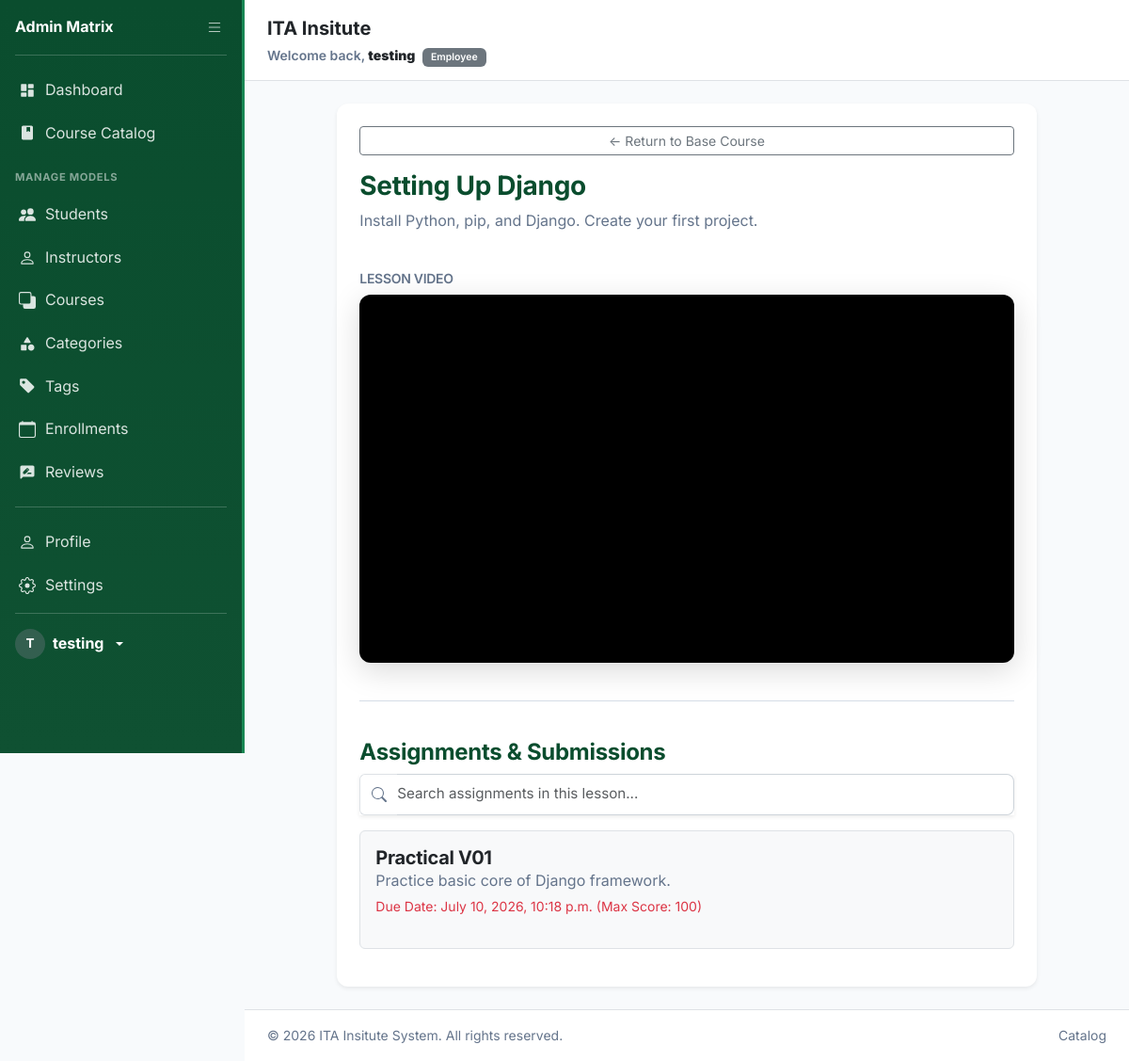
/lessons/3/ (signed in), run on the app's committed database.
### Learning_System/models.py (models this page shows, shortened)
class User(AbstractUser):
    ROLE_CHOICES = (
        ('student', 'Student'),
        ('instructor', 'Instructor'),
        ('employee', 'Employee'),
    )
    role = models.CharField(max_length=15, choices=ROLE_CHOICES, default='student')

class Lesson(models.Model):
    course = models.ForeignKey(Course, on_delete=models.CASCADE, related_name='lessons')
    title = models.CharField(max_length=200)
    description = models.TextField(blank=True)
    video_url = models.URLField(blank=True, help_text="External video streaming link")
    video_file = models.FileField(upload_to='videos/', blank=True, null=True)
    document = models.FileField(upload_to='documents/', blank=True, null=True, help_text="PDF or reading material")
    order = models.PositiveIntegerField(default=0)
    class Meta:
        ordering = ['order']
    @property
    def youtube_video_id(self) -> str:
        if not self.video_url:
            return ""
        url = self.video_url.strip()
        patterns = [
            r'(?:youtube\.com/watch\?v=|youtu\.be/|youtube\.com/embed/|youtube\.com/shorts/)([a-zA-Z0-9_\-]{11})',
            r'youtube\.com/.*[?&]v=([a-zA-Z0-9_\-]{11})',
        ]
        for pattern in patterns:
            match = re.search(pattern, url)
            if match:
                return match.group(1)
        if re.match(r'^[a-zA-Z0-9_\-]{11}$', url):
            return url
        return ""

class Assignment(models.Model):
    lesson = models.ForeignKey(Lesson, on_delete=models.CASCADE, related_name='assignments')
    title = models.CharField(max_length=200)
    description = models.TextField()
    due_date = models.DateTimeField()
    max_score = models.PositiveIntegerField(default=100)
    instructor_file = models.FileField(upload_to='assignment_files/', blank=True, null=True, help_text="Optional: Upload answer key, reference materials, or instructions")

### Learning_System/views.py (the view, shortened to what this page needs)
# urls.py: path('lessons/<int:pk>/', views.LessonDetailView.as_view(), name='lesson_detail'),
class LessonDetailView(LoginRequiredMixin, DetailView):
    model = Lesson
    template_name = 'lesson_detail.html'
    context_object_name = 'lesson'
    def get(self, request, *args, **kwargs):
        self.object = self.get_object()
        course = self.object.course
        if request.user.role == 'student':
            student, _ = Student.objects.get_or_create(user=request.user)
            enrollment = Enrollment.objects.filter(student=student, course=course).first()
            if not enrollment or not enrollment.is_paid:
                return redirect('no_access', course_id=course.id)
        elif request.user.role == 'instructor':
            if course.instructor.user != request.user:
                return redirect('no_access', course_id=course.id)
        context = self.get_context_data(object=self.object)
        return self.render_to_response(context)
    def get_context_data(self, **kwargs):
        context = super().get_context_data(**kwargs)
        course = self.object.course
        assignments = self.object.assignments.all()
        context['assignments'] = assignments
        return context

### templates/lesson_detail.html (shortened to what this page needs)
{% extends 'base.html' %}
{% load video_filters %}
{% block content %}
<div class="row justify-content-center">
    <div class="col-md-10 card border-0 shadow-sm p-4">
        <a href="{% url 'course_detail' lesson.course.id %}" class="btn btn-sm btn-outline-secondary mb-3">&larr; Return
            to Base Course</a>
        <h3>{{ lesson.title }}</h3>
        <p class="text-muted">{{ lesson.description }}</p>
        {% if lesson.video_url %}
        <div class="my-4">
            <h6 class="fw-semibold text-muted small text-uppercase mb-2"> Lesson Video</h6>
            {% if lesson.youtube_video_id %}
                <div class="video-wrapper ratio ratio-16x9">
                    <iframe src="https://www.youtube.com/embed/{{ lesson.youtube_video_id }}"
                            title="{{ lesson.title }}"
                            frameborder="0"
                            allow="accelerometer; autoplay; clipboard-write; encrypted-media; gyroscope; picture-in-picture; web-share"
                            allowfullscreen>
                    </iframe>
                </div>
            {% elif "<iframe" in lesson.video_url or "<embed" in lesson.video_url %}
                <div class="video-wrapper ratio ratio-16x9">
                    {{ lesson.video_url|safe }}
                </div>
            {% else %}
                <div class="video-wrapper ratio ratio-16x9">
                    <iframe src="{{ lesson.video_url }}" allowfullscreen frameborder="0"></iframe>
                </div>
            {% endif %}
        </div>
        {% endif %}
        <hr>
        <h4 class="mt-4">Assignments & Submissions
        </h4>
        <div class="input-group mb-3 shadow-sm">
            <span class="input-group-text bg-white border-end-0 text-muted">
            </span>
            <input type="text" id="assignmentSearchInput" class="form-control border-start-0 ps-0" placeholder="Search assignments in this lesson...">
        </div>
        {% for assignment in assignments %}
        <div class="p-3 bg-light border rounded mb-3 assignment-list-item" data-assignment-title="{{ assignment.title }}" data-assignment-desc="{{ assignment.description }}">
            <div class="d-flex justify-content-between align-items-start">
              <div>
                <h5 class="mb-0">
                  <a href="{% url 'assignment_detail' assignment.id %}" class="text-decoration-none text-dark">{{ assignment.title }}</a>
                </h5>
                <p class="mb-1 text-muted">{{ assignment.description }}</p>
              </div>
            </div>
            <small class="text-danger d-block mb-3">Due Date: {{ assignment.due_date }} (Max Score: {{ assignment.max_score }})</small>
        </div>
        {% empty %}
        <p class="text-muted">No assignments for this lesson.</p>
        {% endfor %}
    </div>
</div>
{% endblock %}

### templates/base.html (shortened to what this page needs)
{% load static %}
<!DOCTYPE html>
<html lang="en" data-theme="">
<head>
    <link href="https://cdn.jsdelivr.net/npm/bootstrap@5.3.0/dist/css/bootstrap.min.css" rel="stylesheet">
    <link rel="stylesheet" href="{% static 'css/style.css' %}">
</head>
<body>
    <div class="sidebar-container d-flex flex-column flex-shrink-0" id="appSidebar">
        {% if user.is_authenticated %}
        {% if user.role == 'student' %}{% include 'nav_student.html' %}
        {% elif user.role == 'instructor' %}{% include 'nav_instructor.html' %}
        {% elif user.role == 'employee' %}{% include 'nav_employee.html' %}
        {% endif %}
        {% else %}{% include 'nav_anonymous.html' %}{% endif %}
    </div>
    <div class="main-content">
        <header class="app-header">
            <div>
                <span class="fs-5 fw-bold text-dark d-md-block">ITA Insitute</span>
                <span class="text-muted small fw-semibold d-none d-md-inline">
                    {% if user.is_authenticated %}
                    Welcome back, <strong class="text-dark">{{ user.get_full_name|default:user.username }}</strong>
                    <span class="badge bg-secondary ms-1">{{ user.role|capfirst }}</span>
                    {% else %}
                    Welcome to ITA Insitute Portal
                    {% endif %}
                </span>
            </div>
        </header>
        <div class="content-body">
            <div class="container-fluid">
                {% block content %}{% endblock %}
            </div>
        </div>
        <footer class="app-footer">
            <div
                class="container-fluid p-0 d-flex flex-column flex-sm-row justify-content-between align-items-center gap-2">
                <span>&copy; 2026 ITA Insitute System. All rights reserved.</span>
                <div class="d-flex gap-3">
                    <a href="{% url 'course_list' %}" class="text-muted text-decoration-none hover-dark">Catalog</a>
                </div>
            </div>
        </footer>
    </div>
</body>
</html>

### templates/nav_employee.html (shortened to what this page needs)
<div class="sidebar sidebar--employee d-flex flex-column text-white" id="employeeSidebar">
    <div class="sidebar-brand d-flex align-items-center justify-content-between p-3">
        <a href="{% url 'employee_dashboard' %}" class="text-white text-decoration-none sidebar-brand-text fw-bold fs-6">Admin Matrix</a>
        <button class="sidebar-toggle-btn" id="sidebarToggle" aria-label="Toggle sidebar">
        </button>
    </div>
    <hr class="border-white border-opacity-25 mx-3 mt-0">
    <ul class="nav flex-column mb-auto gap-1 px-2">
        <li class="sidebar-nav-item">
            <a href="{% url 'employee_dashboard' %}" class="sidebar-link {% if '/dashboard/employee/' in request.path %}active{% endif %}" title="Dashboard">
                <span class="sidebar-label">Dashboard</span>
            </a>
        </li>
        <li class="sidebar-nav-item">
            <a href="{% url 'course_list' %}" class="sidebar-link {% if request.path == '/courses/' %}active{% endif %}" title="Catalog">
                <span class="sidebar-label">Course Catalog</span>
            </a>
        </li>
        <li class="sidebar-nav-item mt-2">
            <span class="sidebar-section-label text-uppercase fw-bold small text-white-50 px-2">Manage Models</span>
        </li>
        <li class="sidebar-nav-item">
            <a href="{% url 'employee_model_list' 'student' %}" class="sidebar-link {% if '/student/' in request.path %}active{% endif %}" title="Students">
                <span class="sidebar-label">Students</span>
            </a>
        </li>
        <li class="sidebar-nav-item">
            <a href="{% url 'employee_model_list' 'instructor' %}" class="sidebar-link {% if '/instructor/' in request.path %}active{% endif %}" title="Instructors">
                <span class="sidebar-label">Instructors</span>
            </a>
        </li>
        <li class="sidebar-nav-item">
            <a href="{% url 'employee_model_list' 'course' %}" class="sidebar-link {% if '/course/' in request.path %}active{% endif %}" title="Courses">
                <svg xmlns="http://www.w3.org/2000/svg" width="18" height="18" fill="currentColor" viewBox="0 0 16 16"><path d="M0 2a2 2 0 0 1 2-2h8a2 2 0 0 1 2 2v2h2a2 2 0 0 1 2 2v8a2 2 0 0 1-2 2H6a2 2 0 0 1-2-2v-2H2a2 2 0 0 1-2-2V2zm2-1a1 1 0 0 0-1 1v8a1 1 0 0 0 1 1h8a1 1 0 0 0 1-1V2a1 1 0 0 0-1-1H2z"/></svg>
                <span class="sidebar-label">Courses</span>
            </a>
        </li>
        <li class="sidebar-nav-item">
            <a href="{% url 'employee_model_list' 'category' %}" class="sidebar-link {% if '/category/' in request.path %}active{% endif %}" title="Categories">
                <span class="sidebar-label">Categories</span>
            </a>
        </li>
        <li class="sidebar-nav-item">
            <a href="{% url 'employee_model_list' 'tag' %}" class="sidebar-link {% if '/tag/' in request.path %}active{% endif %}" title="Tags">
                <svg xmlns="http://www.w3.org/2000/svg" width="18" height="18" fill="currentColor" viewBox="0 0 16 16"><path d="M2 1a1 1 0 0 0-1 1v4.586a1 1 0 0 0 .293.707l7 7a1 1 0 0 0 1.414 0l4.586-4.586a1 1 0 0 0 0-1.414l-7-7A1 1 0 0 0 6.586 1H2zm4 3.5a1.5 1.5 0 1 1-3 0 1.5 1.5 0 0 1 3 0z"/></svg>
                <span class="sidebar-label">Tags</span>
            </a>
        </li>
        <li class="sidebar-nav-item">
            <a href="{% url 'employee_model_list' 'enrollment' %}" class="sidebar-link {% if '/enrollment/' in request.path %}active{% endif %}" title="Enrollments">
                <svg xmlns="http://www.w3.org/2000/svg" width="18" height="18" fill="currentColor" viewBox="0 0 16 16"><path d="M3.5 0a.5.5 0 0 1 .5.5V1h8V.5a.5.5 0 0 1 1 0V1h1a2 2 0 0 1 2 2v11a2 2 0 0 1-2 2H2a2 2 0 0 1-2-2V3a2 2 0 0 1 2-2h1V.5a.5.5 0 0 1 .5-.5zM1 4v10a1 1 0 0 0 1 1h12a1 1 0 0 0 1-1V4H1z"/></svg>
                <span class="sidebar-label">Enrollments</span>
            </a>
        </li>
        <li class="sidebar-nav-item">
            <a href="{% url 'employee_model_list' 'review' %}" class="sidebar-link {% if '/review/' in request.path %}active{% endif %}" title="Reviews">
                <span class="sidebar-label">Reviews</span>
            </a>
        </li>
    </ul>
    <hr class="border-white border-opacity-25 mx-3">
    <ul class="nav flex-column gap-1 px-2 mb-2">
        <li class="sidebar-nav-item">
            <a href="{% url 'profile' %}" class="sidebar-link {% if request.path == '/profile/' %}active{% endif %}" title="Profile">
                <span class="sidebar-label">Profile</span>
            </a>
        </li>
        <li class="sidebar-nav-item">
            <a href="{% url 'settings' %}" class="sidebar-link {% if request.path == '/settings/' %}active{% endif %}" title="Settings">
                <span class="sidebar-label">Settings</span>
            </a>
        </li>
    </ul>
    <hr class="border-white border-opacity-25 mx-3 mt-0">
    <div class="dropdown px-3 pb-3">
        <a href="#" class="d-flex align-items-center gap-2 text-white text-decoration-none dropdown-toggle" id="dropdownUser3" data-bs-toggle="dropdown" aria-expanded="false">
            <div class="sidebar-avatar sidebar-avatar--employee">{{ user.username|slice:":1"|upper }}</div>
            <strong class="sidebar-label sidebar-username">{{ user.username }}</strong>
        </a>
    </div>
</div>

### static/css/style.css (style rules this page uses)
:root { --primary: #0a4d2e; --primary-hover: #0f5132; --primary-light: #d1e7dd; --accent: #198754; --bg: #f8fafc; --bg-secondary: #f1f5f9; --card-bg: #ffffff; --card-border: #dee2e6; --card-shadow: rgba(0, 0, 0, 0.05); --text: #1e293b; --text-muted: #64748b; --text-truncate: #1e293b; --heading: #0a4d2e; --input-bg: #ffffff; --input-border: #ced4da; --table-head-bg: #f1f5f9; --table-head-text: #0a4d2e; --hr: #cbd5e1; --transition: 0.25s ease; }
html, body { height: 100%; margin: 0; padding: 0; }
body { background-color: var(--bg); color: var(--text); font-family: 'Inter', system-ui, -apple-system, sans-serif; line-height: 1.6; transition: background-color var(--transition), color var(--transition); }
h1, h2, h3, h4, h5, h6 { font-weight: 700; color: var(--heading); letter-spacing: -0.3px; }
.text-muted { color: var(--text-muted) !important; }
hr { border-top: 1px solid var(--hr); opacity: 0.8; }
.card { background: var(--card-bg); border: 1px solid var(--card-border); border-radius: 12px; box-shadow: 0 2px 8px var(--card-shadow); transition: transform 0.22s cubic-bezier(0.4, 0, 0.2, 1), box-shadow 0.22s ease, background-color var(--transition), border-color var(--transition); }
.form-control, .form-select, input[type="text"], input[type="password"], input[type="email"], input[type="number"], select, textarea { background-color: var(--input-bg); color: var(--text); border-color: var(--input-border); border-radius: 8px; padding: 0.6rem 0.9rem; font-size: 0.95rem; transition: border-color 0.2s, box-shadow 0.2s, background-color var(--transition), color var(--transition); }
.badge { font-weight: 600; padding: 0.45em 0.85em; border-radius: 6px; }
.sidebar-container { background: linear-gradient(180deg, #0a4d2e, #0f5132); border-right: 3px solid #198754; transition: background var(--transition); }
@media (min-width: 768px) { .sidebar-container { height: 100vh; position: fixed; top: 0; left: 0; bottom: 0; } }
.sidebar-avatar { width: 32px; height: 32px; font-size: 1.1rem; display: flex; align-items: center; justify-content: center; border-radius: 50%; flex-shrink: 0; }
.sidebar-username { max-width: 130px; overflow: hidden; text-overflow: ellipsis; white-space: nowrap; }
.main-content { background-color: var(--bg); transition: background-color var(--transition); }
.video-wrapper { border-radius: 12px; overflow: hidden; box-shadow: 0 8px 32px rgba(0, 0, 0, 0.15); background: #000; }
.video-wrapper iframe, .video-wrapper video { display: block; width: 100%; }

### data on the page
User: username "T", username "testing", get_full_name "testing", role "Employee"
Lesson: title "Setting Up Django", description "Install Python, pip, and Django. Create your first project."
Assignment: title "Practical V01", description "Practice basic core of Django framework.", due_date "July 10, 2026, 10:18 p.m.", max_score "100"
